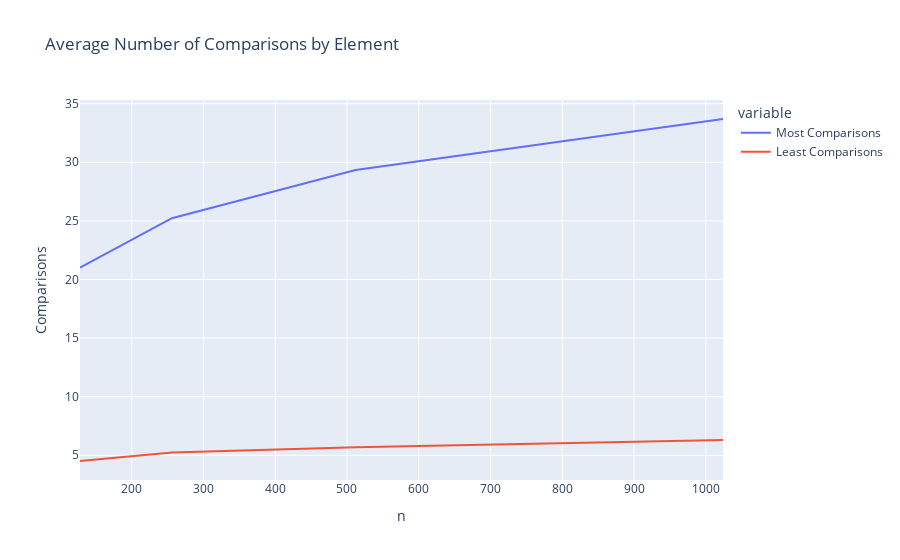

Here is the notebook cell this chart was saved with:
### Code cell
df = pd.DataFrame(result)
df = df.set_index("n")
display(df)
px.line(df, title = "Average Number of Comparisons by Element", labels = {"value": "Comparisons"})

### Figure 1 — Plotly figure (JSON) as saved in the notebook; plotly's stock layout.template omitted (floating-point values rounded to 4 significant figures)
{"data": [{"hovertemplate": "variable=Most Comparisons<br>n=%{x}<br>Comparisons=%{y}<extra></extra>", "legendgroup": "Most Comparisons", "line": {"color": "#636efa", "dash": "solid"}, "marker": {"symbol": "circle"}, "mode": "lines", "name": "Most Comparisons", "orientation": "v", "showlegend": true, "type": "scatter", "x": [128, 256, 512, 1024], "xaxis": "x", "y": [21.01, 25.23, 29.34, 33.69], "yaxis": "y"}, {"hovertemplate": "variable=Least Comparisons<br>n=%{x}<br>Comparisons=%{y}<extra></extra>", "legendgroup": "Least Comparisons", "line": {"color": "#EF553B", "dash": "solid"}, "marker": {"symbol": "circle"}, "mode": "lines", "name": "Least Comparisons", "orientation": "v", "showlegend": true, "type": "scatter", "x": [128, 256, 512, 1024], "xaxis": "x", "y": [4.512, 5.236, 5.684, 6.312], "yaxis": "y"}], "layout": {"legend": {"title": {"text": "variable"}, "tracegroupgap": 0}, "title": {"text": "Average Number of Comparisons by Element"}, "xaxis": {"anchor": "y", "domain": [0, 1], "title": {"text": "n"}}, "yaxis": {"anchor": "x", "domain": [0, 1], "title": {"text": "Comparisons"}}}}
